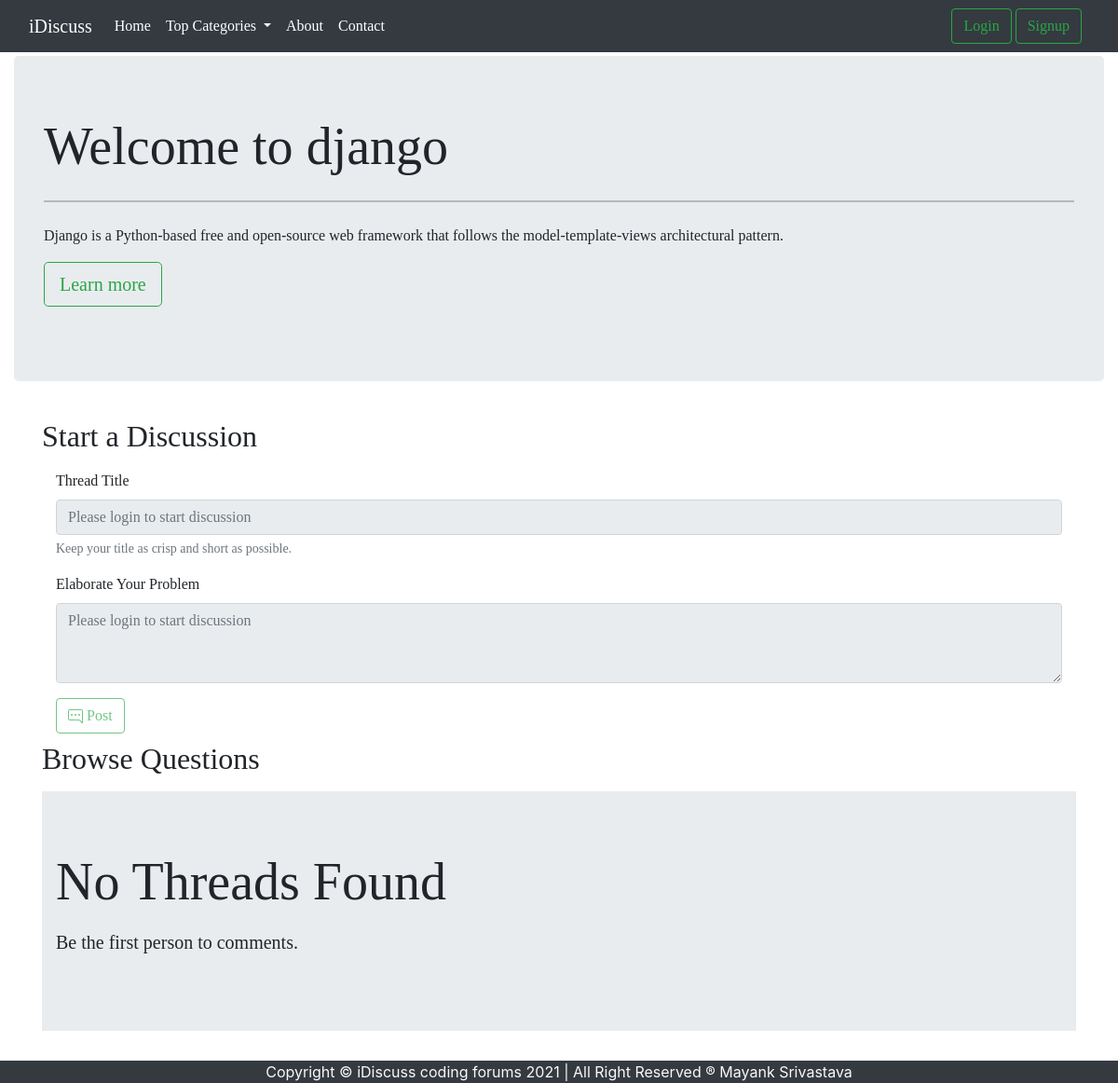
/threads.php?catid=5, run on the app's committed database.
### tables this page shows
CREATE TABLE `categories` (
  `category_id` int NOT NULL,
  `category_name` varchar(225) NOT NULL,
  `category_description` varchar(225) NOT NULL,
  `created` datetime NOT NULL DEFAULT CURRENT_TIMESTAMP
);

### threads.php (the view, shortened to what this page needs)
<!doctype html>
<html lang="en">
<head>
    <link href="https://cdn.jsdelivr.net/npm/bootstrap@5.0.0-beta2/dist/css/bootstrap.min.css" rel="stylesheet"
>
    <link rel="stylesheet" href="https://cdn.jsdelivr.net/npm/bootstrap@4.6.0/dist/css/bootstrap.min.css"
>
</head>
<body>
    <?php
    include '../Forum/partials/header.php';
    $id = $_GET['catid'];
    $sql = "SELECT * FROM `categories` WHERE `category_id` = $id; ";
    $fetch = mysqli_query($conn, $sql);
    while ($row = mysqli_fetch_assoc($fetch)) {
        $catname = $row['category_name'];
        $catdesc = $row['category_description'];
    }
    echo ' <div class="container-fluid my-1" style="font-family:cursive;">
        <div class="jumbotron">
            <h1 class="display-4">Welcome to ' . $catname . ' </h1>
    <hr class="my-4">
    <p>' . $catdesc . '</p>
    <p class="lead">
        <a class="btn btn-outline-success btn-lg" href="#" role="button">Learn more</a>
    </p>
    </div>
    </div>';
    ?>
    <?php
    if (isset($_SESSION['loggedin']) && $_SESSION['loggedin']==true){
        echo '<div class="container" style="font-family:cursive;">
        <h2 class="py-2">Start a Discussion</h2>
        <div class="container">
        <form action="' . $_SERVER["REQUEST_URI"]. '" method="POST">
    <div class="form-group">
        <label for="exampleInputEmail1">Thread Title</label>
        <input type="text" class="form-control" id="title" name="title" aria-describedby="emailHelp">
        <small id="title" class="form-text text-muted">Keep your title as crisp and short as
            possible.</small>
            <input type="hidden" name="sno" value='.$_SESSION["sno"].'>
    </div>
    <div class="form-group">
        <label for="exampleFormControlTextarea1">Elaborate Your Problem</label>
        <textarea class="form-control" id="desc" name="desc" rows="3"></textarea>
    </div>
    <button type="submit" class="btn btn-outline-success">
        <svg xmlns="http://www.w3.org/2000/svg" width="16" height="16" fill="currentColor" class="bi bi-chat-right-dots"
            viewBox="0 0 16 16">
            <path
                d="M2 1a1 1 0 0 0-1 1v8a1 1 0 0 0 1 1h9.586a2 2 0 0 1 1.414.586l2 2V2a1 1 0 0 0-1-1H2zm12-1a2 2 0 0 1 2 2v12.793a.5.5 0 0 1-.854.353l-2.853-2.853a1 1 0 0 0-.707-.293H2a2 2 0 0 1-2-2V2a2 2 0 0 1 2-2h12z" />
            <path
                d="M5 6a1 1 0 1 1-2 0 1 1 0 0 1 2 0zm4 0a1 1 0 1 1-2 0 1 1 0 0 1 2 0zm4 0a1 1 0 1 1-2 0 1 1 0 0 1 2 0z" />
        </svg> Post</button>
    </form>
    </div>
    </div>';
    }
    else{
    echo '<div class="container" style="font-family:cursive;">
    <h2 class="py-2">Start a Discussion</h2>
    <div class="container">
    <form action="" method="POST">
<div class="form-group">
    <label for="exampleInputEmail1">Thread Title</label>
    <input type="text" class="form-control" id="title" name="title" aria-describedby="emailHelp" placeholder="Please login to start discussion" disabled>
    <small id="title" class="form-text text-muted">Keep your title as crisp and short as
        possible.</small>
</div>
<div class="form-group">
    <label for="exampleFormControlTextarea1">Elaborate Your Problem</label>
    <textarea class="form-control" id="desc" name="desc" rows="3" placeholder="Please login to start discussion" disabled></textarea>
</div>
<button type="submit" class="btn btn-outline-success" disabled>
    <svg xmlns="http://www.w3.org/2000/svg" width="16" height="16" fill="currentColor" class="bi bi-chat-right-dots"
        viewBox="0 0 16 16">
        <path
            d="M2 1a1 1 0 0 0-1 1v8a1 1 0 0 0 1 1h9.586a2 2 0 0 1 1.414.586l2 2V2a1 1 0 0 0-1-1H2zm12-1a2 2 0 0 1 2 2v12.793a.5.5 0 0 1-.854.353l-2.853-2.853a1 1 0 0 0-.707-.293H2a2 2 0 0 1-2-2V2a2 2 0 0 1 2-2h12z" />
        <path
            d="M5 6a1 1 0 1 1-2 0 1 1 0 0 1 2 0zm4 0a1 1 0 1 1-2 0 1 1 0 0 1 2 0zm4 0a1 1 0 1 1-2 0 1 1 0 0 1 2 0z" />
    </svg> Post</button>
</form>
</div>
</div>';
    }
    ?>
    <div class="container" style="font-family:cursive;">
        <h2 class="py-2">Browse Questions</h2>
        <?php
        $noResult = true;
        if ($noResult) {
            echo '<div class="jumbotron jumbotron-fluid" style="font-family:cursive;">
                <div class="container">
                  <p class="display-4">No Threads Found</p>
                  <p class="lead"><b>Be the first person to comments.</b></p>
                </div>
              </div>';
        }
        ?>
    </div>
    <?php include '../Forum/partials/footer.php'; ?>
</body>
</html>

### data on the page
categories: category_name "django", category_description "Django is a Python-based free and open-source web framework that follows the model-template-views architectural pattern."
